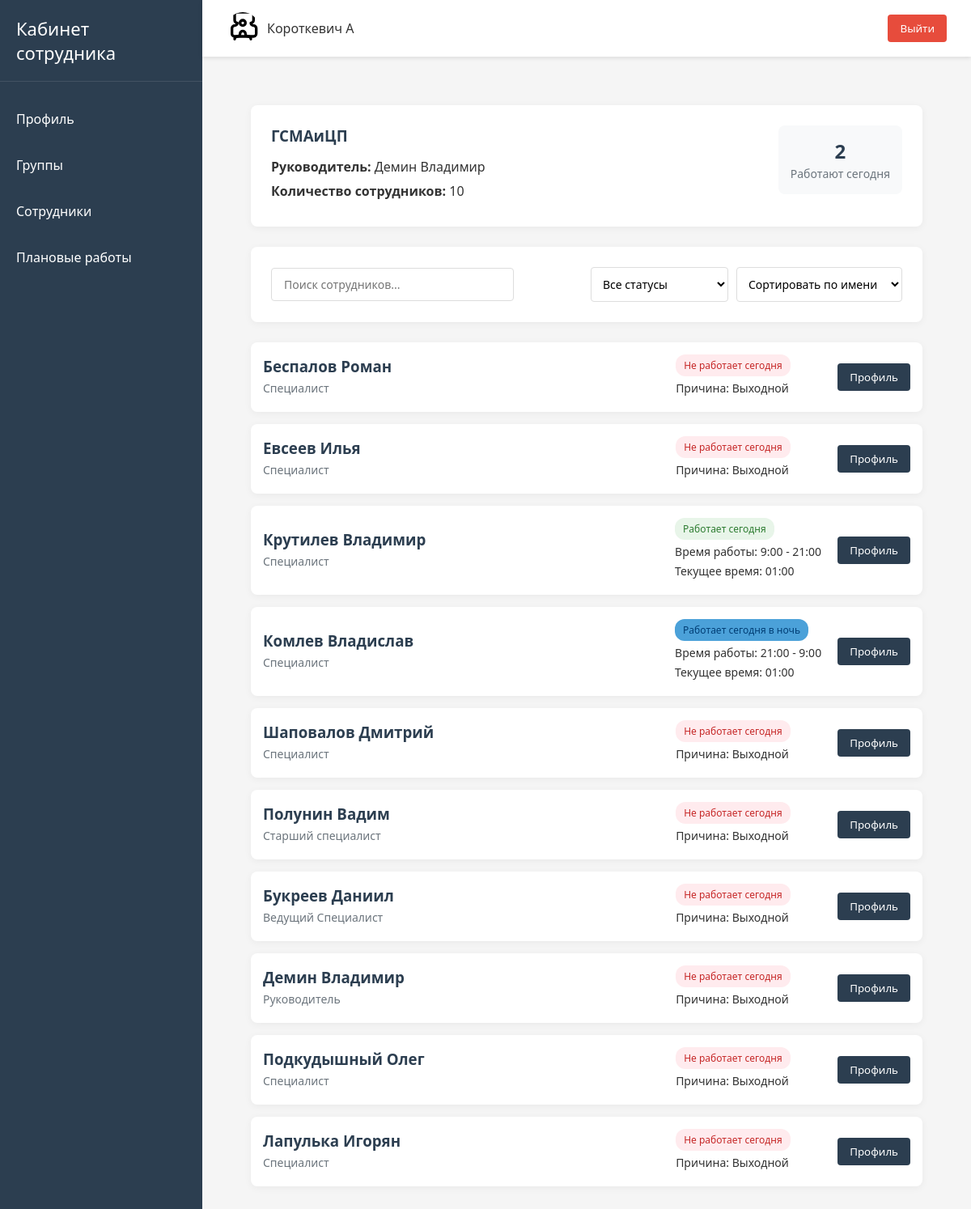
Screenshot of /groups/1 (signed in) with the database file from the repository.
### users/models.py (models this page shows, shortened)
class User(AbstractUser):
    email = models.EmailField("Email", unique=True)
    job_title = models.CharField("Должность", max_length=100)
    personnel_number = models.CharField(
        "Табельный номер",
        max_length=20,
        unique=True
    )
    group_job = models.ManyToManyField(
        "GroupJob",
        verbose_name="Группа сотрудника",
        related_name="users"
    )
    is_main = models.BooleanField("Босс этой качалки", default=False)
    USERNAME_FIELD = "username"
    REQUIRED_FIELDS = []
    objects = CustomUserManager()

class GroupJob(models.Model):
    title = models.CharField("Название", max_length=100, unique=True)
    class Meta:
        verbose_name = "Рабочая группа"
        verbose_name_plural = "Рабочие группы"

### lk/models.py (models this page shows, shortened)
class WorkShiftsAndHolidayModel(models.Model):
    date_start = models.DateField(
        "Дата начала",
        null=True,
        blank=True
    )
    date_end = models.DateField(
        "Дата окончания",
        null=True,
        blank=True
    )
    time_start = models.TimeField("Время начала", null=True, blank=True)
    time_end = models.TimeField("Время окончания", null=True, blank=True)
    class Meta:
        abstract = True

class WorkShifts(WorkShiftsAndHolidayModel):
    employee = models.ForeignKey(
        User,
        on_delete=models.SET_NULL,
        null=True,
        verbose_name="Сотрудник",
        related_name="workshifts"
    )
    type = models.CharField(
        "Тип графика",
        max_length=7,
        choices=CHOICES_TYPE_WORK_SHIFT,
        null=True,
        blank=True
    )
    night_shift = models.BooleanField(default=False)
    updated_at = models.DateTimeField("Дата обновления", auto_now_add=True)
    class Meta:
        verbose_name = "Смена"
        verbose_name_plural = "Смены"
        constraints = [
            models.UniqueConstraint(
                fields=["date_start", "date_end", "employee"],
                name='unique_shifts'
            )
        ]

### users/views.py (the view)
# urls.py: path("groups/<int:id>", views.groups_detail, name="groups_detail"),
@login_required
def groups_detail(request, id):
    group = GroupJob.objects.get(id=id)
    employees = group.users.all()
    work_employees = []
    count_work = 0
    boss = ""
    for employee in employees:
        if employee.is_main:
            boss = employee
        holiday = employee.holidays.filter(
            date=timezone.now(),
        ).exists()
        work = employee.workshifts.filter(date_start=timezone.now())
        if holiday:
            work_employees.append(
                {
                    "employee": employee,
                    "work": None,
                    "cause": "holiday"
                }
            )
        elif not work:
            work_employees.append(
                {
                    "employee": employee,
                    "work": None,
                    "cause": "day_off"
                }
            )
        else:
            work_employees.append(
                {
                    "employee": employee,
                    "work": work,
                }
            )
            count_work += 1
    context = {
        "group": group,
        "work_employees": work_employees,
        "count_work": count_work,
        "boss": boss
    }
    return render(request, "groups/groups_detail.html", context)

### templates/groups/groups_detail.html (shortened to what this page needs)
{% extends "base.html" %}
{% load static %}
{% block content %}
<section class="content">
    <div class="group-header section">
        <div class="group-info">
            <h1>{{ group.title }}</h1>
            <p><strong>Руководитель:</strong> {{ boss.last_name }} {{ boss.first_name }}</p>
            <p><strong>Количество сотрудников:</strong> {{ group.users.count }}</p>
        </div>
        <div class="group-stats">
            <div class="stat-card">
                <span class="stat-number">{{ count_work }}</span>
                <span class="stat-label">Работают сегодня</span>
            </div>
        </div>
    </div>
    <div class="filters section">
        <div class="search-box">
            <input type="text" placeholder="Поиск сотрудников..." id="employee-search">
        </div>
        <div class="filter-options">
            <select id="status-filter">
                <option value="all">Все статусы</option>
            </select>
            <select id="sort-by">
                <option value="name">Сортировать по имени</option>
            </select>
        </div>
    </div>
    <div class="employees-list">
        {% for employee in work_employees %}
        {% if employee.work %}
            <div class="employee-card working">
                <div class="employee-info">
                    <h3>{{ employee.employee.last_name }} {{ employee.employee.first_name }}</h3>
                    <p>{{ employee.employee.job_title}}</p>
                </div>
                <div class="employee-status">
                    {% for work in employee.work %}
                    {% if not work.night_shift %}
                        <span class="status-badge working">Работает сегодня</span>
                        <p>Время работы: {{ work.time_start }} - {{ work.time_end }}</p>
                        <p>Текущее время: 14:30</p>
                    {% else %}
                        <span class="status-badge working_night">Работает сегодня в ночь</span>
                        <p>Время работы: {{ work.time_start }} - {{ work.time_end }}</p>
                        <p>Текущее время: 14:30</p>
                    {% endif %}
                    {% endfor %}
                </div>
                <div class="employee-actions">
                    <a href="{% url 'users:profile' employee.employee.username %}">
                        <button class="profile-btn">Профиль</button>
                    </a>
                </div>
            </div>
        {% else %}
            <div class="employee-card dayoff">
                <div class="employee-info">
                    <h3>{{ employee.employee.last_name }} {{ employee.employee.first_name }}</h3>
                    <p>{{ employee.employee.job_title}}</p>
                </div>
                <div class="employee-status">
                    <span class="status-badge dayoff">Не работает сегодня</span>
                    <p>{% if employee.cause == "holiday" %}Причина: Отпуск{% else %}Причина: Выходной{% endif %}</p>
                </div>
                <div class="employee-actions">
                    <a href="{% url 'users:profile' employee.employee.username %}">
                        <button class="profile-btn">Профиль</button>
                    </a>
                </div>
            </div>
        {% endif %}
        {% endfor %}
        </div>
</section>
{% endblock %}

### templates/header.html (shortened to what this page needs)
<header class="header">
    <div class="user-info">
        <img alt="User">
        <span>{{ user.last_name }} {{ user.first_name|slice:":1" }}</span>
    </div>
    <form action="{% url 'users:logout' %}" method="post" class="logout-form">
        <button class="logout-btn">Выйти</button>
    </form>
</header>

### static/css/main.css (style rules this page uses)
* { margin: 0; padding: 0; box-sizing: border-box; font-family: 'Segoe UI', Tahoma, Geneva, Verdana, sans-serif; }
body { display: flex; min-height: 100vh; background-color: #f5f5f5; color: #333; }
.content { padding: 30px; flex-grow: 1; }
.section { background-color: white; border-radius: 8px; padding: 20px; margin-bottom: 20px; box-shadow: 0 2px 10px rgba(0, 0, 0, 0.05); }

### static/css/header.css (style rules this page uses)
.header { background-color: white; padding: 15px 30px; display: flex; justify-content: space-between; align-items: center; box-shadow: 0 2px 5px rgba(0, 0, 0, 0.1); }
.user-info { display: flex; align-items: center; }
.user-info img { width: 40px; height: 40px; border-radius: 50%; margin-right: 10px; object-fit: cover; }
.logout-btn { background-color: #e74c3c; color: white; border: none; padding: 8px 15px; border-radius: 4px; cursor: pointer; transition: background-color 0.3s; }

### static/css/sections.css (style rules this page uses)
.status-badge { display: inline-block; padding: 3px 8px; border-radius: 12px; font-size: 12px; font-weight: 500; }

### static/css/groups_detail.css (style rules this page uses)
.group-header { display: flex; justify-content: space-between; align-items: flex-start; flex-wrap: wrap; }
.group-info h1 { color: #2c3e50; margin-bottom: 15px; }
.group-info p { margin-bottom: 8px; }
.group-stats { display: flex; gap: 15px; }
.stat-card { background-color: #f8f9fa; border-radius: 8px; padding: 15px; text-align: center; min-width: 120px; }
.stat-number { display: block; font-size: 24px; font-weight: bold; color: #2c3e50; }
.stat-label { font-size: 14px; color: #6c757d; }
.filters { display: flex; justify-content: space-between; align-items: center; flex-wrap: wrap; gap: 15px; }
.search-box { flex-grow: 1; }
.search-box input { width: 100%; max-width: 300px; padding: 10px 15px; border: 1px solid #ddd; border-radius: 4px; font-size: 14px; }
.filter-options { display: flex; gap: 10px; }
.filter-options select { padding: 10px; border: 1px solid #ddd; border-radius: 4px; background-color: white; font-size: 14px; }
.employees-list { display: flex; flex-direction: column; gap: 15px; }
.employee-card { display: flex; align-items: center; background-color: white; border-radius: 8px; padding: 15px; box-shadow: 0 2px 10px rgba(0, 0, 0, 0.05); gap: 20px; flex-wrap: wrap; }
.employee-info { flex: 1; min-width: 200px; }
.employee-info h3 { margin-bottom: 5px; color: #2c3e50; }
.employee-info p { margin-bottom: 3px; font-size: 14px; color: #6c757d; }
.employee-status { min-width: 180px; }
.employee-status p { margin: 5px 0; font-size: 14px; }
.status-badge { display: inline-block; padding: 5px 10px; border-radius: 12px; font-size: 12px; font-weight: 500; }
.status-badge.working { background-color: #e8f5e9; color: #2e7d32; }
.status-badge.working_night { background-color: #4ba1d9; color: #003e75; }
.status-badge.dayoff { background-color: #ffebee; color: #c62828; }
.employee-actions { margin-left: auto; }
.profile-btn { background-color: #2c3e50; color: white; border: none; padding: 8px 15px; border-radius: 4px; cursor: pointer; transition: background-color 0.3s; }

### static/css/profile.css (style rules this page uses)
.section { background-color: white; border-radius: 8px; padding: 25px; margin-bottom: 25px; box-shadow: 0 2px 10px rgba(0, 0, 0, 0.05); }
.status-badge { display: inline-block; padding: 5px 10px; border-radius: 12px; font-size: 12px; font-weight: 500; }

### rows the page displays
User: last_name "Короткевич", first_name "А"
GroupJob: title "ГСМАиЦП", users.count "10"
User: last_name "Демин", first_name "Владимир", employee.last_name "Демин", employee.first_name "Владимир", employee.job_title "Руководитель", shows "Причина: Выходной"
User: employee.last_name "Беспалов", employee.first_name "Роман", employee.job_title "Специалист", shows "Причина: Выходной"
User: employee.last_name "Евсеев", employee.first_name "Илья", employee.job_title "Специалист", shows "Причина: Выходной"
User: employee.last_name "Крутилев", employee.first_name "Владимир", employee.job_title "Специалист"
WorkShifts: time_start "9:00", time_end "21:00"
User: employee.last_name "Комлев", employee.first_name "Владислав", employee.job_title "Специалист"
WorkShifts: time_start "21:00", time_end "9:00"
User: employee.last_name "Шаповалов", employee.first_name "Дмитрий", employee.job_title "Специалист", shows "Причина: Выходной"
User: employee.last_name "Полунин", employee.first_name "Вадим", employee.job_title "Старший специалист", shows "Причина: Выходной"
User: employee.last_name "Букреев", employee.first_name "Даниил", employee.job_title "Ведущий Специалист", shows "Причина: Выходной"
User: employee.last_name "Подкудышный", employee.first_name "Олег", employee.job_title "Специалист", shows "Причина: Выходной"
User: employee.last_name "Лапулька", employee.first_name "Игорян", employee.job_title "Специалист", shows "Причина: Выходной"

### other values shown
{{ count_work }} "2"
